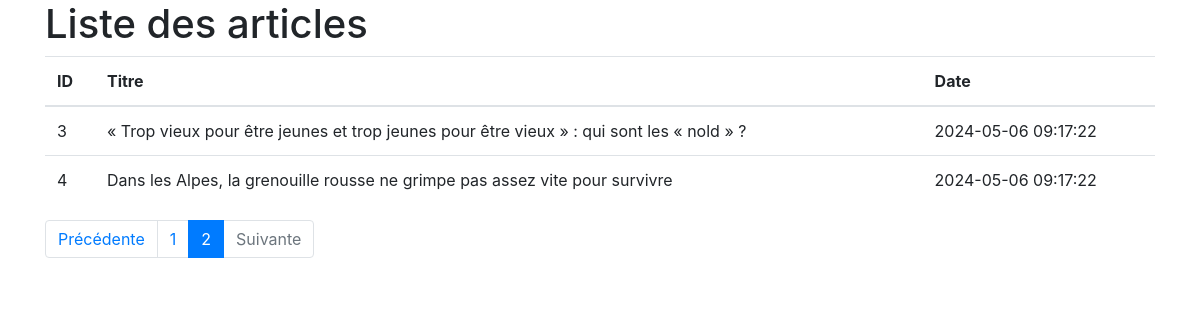
Screenshot of /?page=2 with the database file from the repository.
### tables this page shows
CREATE TABLE IF NOT EXISTS `articles` (
  `id` int NOT NULL AUTO_INCREMENT,
  `titre` varchar(255) NOT NULL,
  `created_at` datetime NOT NULL,
  PRIMARY KEY (`id`)
);

### index.php (the view, shortened to what this page needs)
<?php
require_once('connect.php');
if(isset($_GET['page']) && !empty($_GET['page'])){
    $currentPage = (int) strip_tags($_GET['page']);
}else{
    $currentPage = 1;
}
$sql = 'SELECT COUNT(*) AS nb_articles FROM `articles`;';
$query = $db->prepare($sql);
$query->execute();
$result = $query->fetch();
$nbArticles = (int) $result['nb_articles'];
$parPage = 10;
$pages = ceil($nbArticles / $parPage);
$premier = ($currentPage * $parPage) - $parPage;
$sql = 'SELECT * FROM `articles` ORDER BY `created_at` DESC LIMIT :premier, :parpage;';
$query = $db->prepare($sql);
$query->bindValue(':premier', $premier, PDO::PARAM_INT);
$query->bindValue(':parpage', $parPage, PDO::PARAM_INT);
$query->execute();
$articles = $query->fetchAll(PDO::FETCH_ASSOC);
?>
<!DOCTYPE html>
<html lang="fr">
<head>
    <link rel="stylesheet" href="https://stackpath.bootstrapcdn.com/bootstrap/4.4.1/css/bootstrap.min.css">
</head>
<body>
    <main class="container">
        <div class="row">
            <section class="col-12">
                <h1>Liste des articles</h1>
                <table class="table">
                    <thead>
                        <th>ID</th>
                        <th>Titre</th>
                        <th>Date</th>
                    </thead>
                    <tbody>
                        <?php
                        foreach($articles as $article){
                        ?>
                            <tr>
                                <td><?= $article['id'] ?></td>
                                <td><?= $article['titre'] ?></td>
                                <td><?= $article['created_at'] ?></td>
                            </tr>
                        <?php
                        }
                        ?>
                    </tbody>
                </table>
                <nav>
                    <ul class="pagination">
                        <li class="page-item <?= ($currentPage == 1) ? "disabled" : "" ?>">
                            <a href="./?page=<?= $currentPage - 1 ?>" class="page-link">Précédente</a>
                        </li>
                        <?php for($page = 1; $page <= $pages; $page++): ?>
                            <li class="page-item <?= ($currentPage == $page) ? "active" : "" ?>">
                                <a href="./?page=<?= $page ?>" class="page-link"><?= $page ?></a>
                            </li>
                        <?php endfor ?>
                        <li class="page-item <?= ($currentPage == $pages) ? "disabled" : "" ?>">
                            <a href="./?page=<?= $currentPage + 1 ?>" class="page-link">Suivante</a>
                        </li>
                    </ul>
                </nav>
            </section>
        </div>
    </main>
</body>
</html>

### rows the page displays
articles: id "3", titre "« Trop vieux pour être jeunes et trop jeunes pour être vieux » : qui sont les « nold » ?", created_at "2024-05-06 09:17:22"
articles: id "4", titre "Dans les Alpes, la grenouille rousse ne grimpe pas assez vite pour survivre", created_at "2024-05-06 09:17:22"
